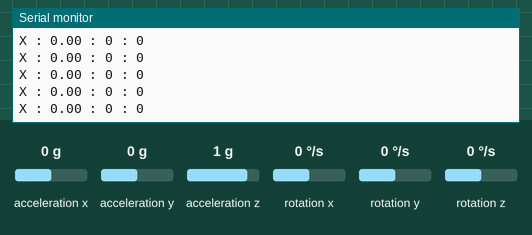
A sketch run on a simulated Arduino Uno, built with avr-gcc and run on an emulated ATmega328P. Parts: the last lines printed to the serial monitor. The test bench sets the inputs (shaded band); at power-on: acceleration y 0 g, acceleration x 0 g, acceleration z 1 g, rotation x 0 °/s, rotation y 0 °/s, rotation z 0 °/s.

Above: at 3.2 s.
3.3 s: acceleration y set to 0.8 g
At 3.31 s:
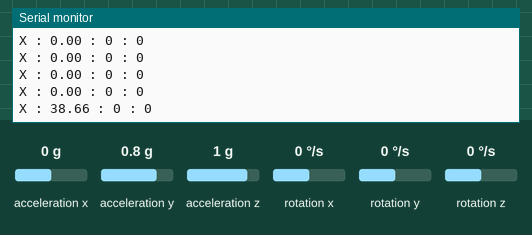
6.3 s: acceleration x set to -1.4 g
At 6.35 s:
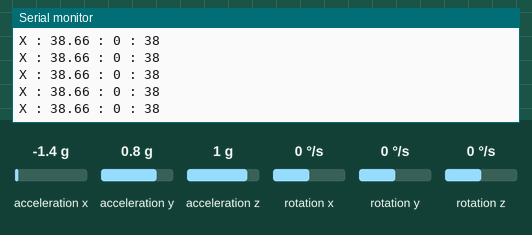
7.8 s: acceleration z set to -1.4 g
At 7.84 s:
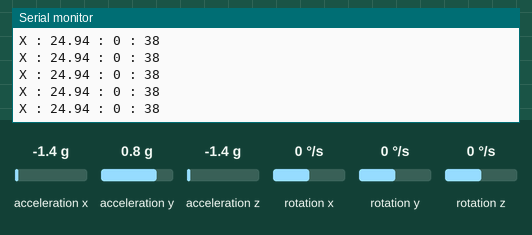
Timing chart, 0 to 10.8 s (numbered marks = the images above; inputs shaded):
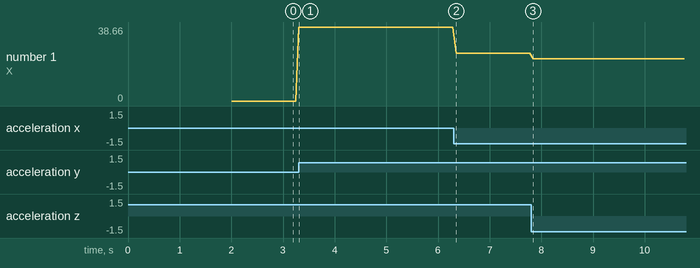

Measured:
- after the input at 3.3 s, the serial monitor: prints a new line at once (image 1)
- plotted number 1: 0 → 38.66 after the input at 3.3 s, 38.66 → 24.94 after the input at 6.3 s, 24.94 → 22 after the input at 7.8 s

The sketch:

Gyro_light_test.ino
```cpp
// (licence header left out)
#include "Wire.h"
#include <MPU6050_light.h>
int maxX = 0;
int minX = 0;
MPU6050 mpu(Wire);
unsigned long timer = 0;
void setup() {

  Serial.println("starting up...");
   Serial.begin(9600);
   Wire.begin();
 byte status = mpu.begin();
   Serial.print(F("MPU6050 status: "));
   Serial.println(status);
   while (status != 0) { } // stop everything if could not connect to MPU6050
 Serial.println(F("Calculating offsets, do not move MPU6050"));
   delay(1000);
   mpu.calcOffsets(); // gyro and accelero
   Serial.println("Done!\n");
}

void loop() {
  mpu.update();
  if ((millis() - timer) > 60) {  // print data every 10ms
    Serial.print("X : ");
    Serial.print(mpu.getAngleX());
    Serial.print(" : ");
    Serial.print(minX);
    Serial.print(" : ");
    Serial.println(maxX);
    //     Serial.print("\tY : ");
    //     Serial.print(mpu.getAngleY());
    //     Serial.print("\tZ : ");
    //     Serial.println(mpu.getAngleZ());
    timer = millis();

    if (maxX < mpu.getAngleX()) {
      maxX = mpu.getAngleX();
    }

    if (minX > mpu.getAngleX()) {
      minX = mpu.getAngleX();
    }
  }
}
```
